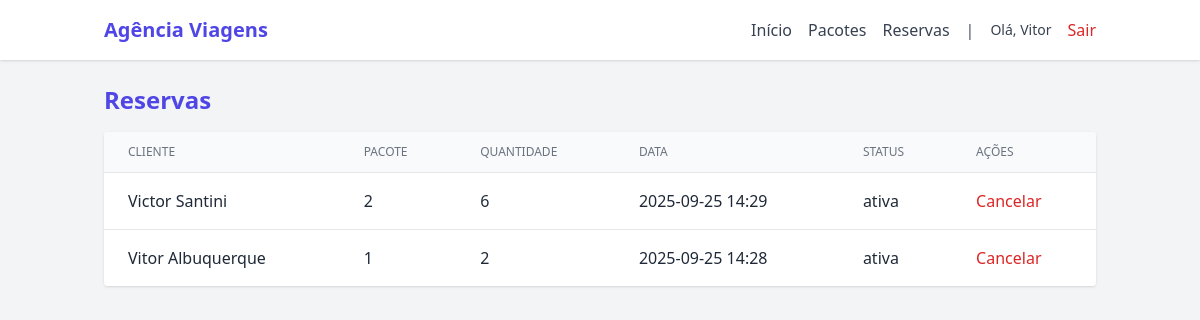
Screenshot of /reservas (signed in) with the database file from the repository.
### app/models.py (models this page shows)
class User(db.Model, UserMixin):
    id = db.Column(db.Integer, primary_key=True)
    nome = db.Column(db.String(150), nullable=False)
    email = db.Column(db.String(150), unique=True, nullable=False)
    senha = db.Column(db.String(200), nullable=False)
    perfil = db.Column(db.String(20), default="atendente")
    criado_em = db.Column(db.DateTime, default=datetime.utcnow)

class Reserva(db.Model):
    id = db.Column(db.Integer, primary_key=True)
    cliente_nome = db.Column(db.String(150), nullable=False)
    cliente_email = db.Column(db.String(150))
    cliente_telefone = db.Column(db.String(50))
    pacote_id = db.Column(db.Integer, db.ForeignKey("pacote.id"), nullable=False)
    usuario_id = db.Column(db.Integer, db.ForeignKey("user.id"), nullable=False)
    quantidade = db.Column(db.Integer, nullable=False, default=1)
    data_reserva = db.Column(db.DateTime, default=datetime.utcnow)
    status = db.Column(db.String(20), default="ativa")

### app/views.py (the view)
@app.route("/reservas")
@login_required
def gestao_reservas():
    reservas = Reserva.query.order_by(Reserva.data_reserva.desc()).all()
    return render_template("reservas.html", reservas=reservas)

### app/views.py (called while the page is built)
@login_manager.user_loader
def load_user(user_id):
    return User.query.get(int(user_id))

### app/templates/reservas.html (shortened to what this page needs)
{% extends "base.html" %}
{% block content %}
<h2 class="text-2xl font-bold text-indigo-600 mb-4">Reservas</h2>
<div class="bg-white rounded shadow overflow-hidden">
<table class="min-w-full divide-y divide-gray-200">
  <thead class="bg-gray-50">
    <tr>
      <th class="px-6 py-3 text-left text-xs font-medium text-gray-500 uppercase">Cliente</th>
      <th class="px-6 py-3 text-left text-xs font-medium text-gray-500 uppercase">Pacote</th>
      <th class="px-6 py-3 text-left text-xs font-medium text-gray-500 uppercase">Quantidade</th>
      <th class="px-6 py-3 text-left text-xs font-medium text-gray-500 uppercase">Data</th>
      <th class="px-6 py-3 text-left text-xs font-medium text-gray-500 uppercase">Status</th>
      <th class="px-6 py-3 text-left text-xs font-medium text-gray-500 uppercase">Ações</th>
    </tr>
  </thead>
  <tbody class="bg-white divide-y divide-gray-200">
    {% for r in reservas %}
    {% if r.status != 'cancelada' %}
    <tr>
      <td class="px-6 py-4 whitespace-nowrap">{{ r.cliente_nome }}</td>
      <td class="px-6 py-4 whitespace-nowrap">{{ r.pacote_id and (r.pacote_id | string) or '' }}</td>
      <td class="px-6 py-4 whitespace-nowrap">{{ r.quantidade }}</td>
      <td class="px-6 py-4 whitespace-nowrap">{{ r.data_reserva.strftime('%Y-%m-%d %H:%M') }}</td>
      <td class="px-6 py-4 whitespace-nowrap">{{ r.status }}</td>
      <td class="px-6 py-4 whitespace-nowrap">
        <form method="POST" action="{{ url_for('cancelar_reserva', id=r.id) }}" onsubmit="return confirm('Cancelar reserva?');">
          <button type="submit" class="text-red-600">Cancelar</button>
        </form>
      {% endif %}
      </td>
    </tr>
    {% endfor %}
  </tbody>
</table>
</div>
{% endblock %}

### app/templates/nav.html
<nav class="bg-white shadow">
  <div class="container mx-auto px-4 py-4 flex justify-between items-center">
    <a href="{{ url_for('index') }}" class="text-xl font-bold text-indigo-600">Agência Viagens</a>
    <div class="space-x-4 flex items-center">
      <a href="{{ url_for('index') }}" class="text-gray-700 hover:text-indigo-600">Início</a>
      <a href="{{ url_for('listar_pacotes') }}" class="text-gray-700 hover:text-indigo-600">Pacotes</a>
      <a href="{{ url_for('gestao_reservas') }}" class="text-gray-700 hover:text-indigo-600">Reservas</a>
      {% if current_user.is_authenticated %}
        <span class="text-gray-600">|</span>
        <span class="text-sm text-gray-700 mr-2">Olá, {{ current_user.nome }}</span>
        <a href="{{ url_for('logout') }}" class="text-red-600 hover:underline">Sair</a>
      {% else %}
        <a href="{{ url_for('login') }}" class="text-gray-700 hover:text-indigo-600">Login</a>
        <a href="{{ url_for('register') }}" class="text-gray-700 hover:text-indigo-600">Registrar</a>
      {% endif %}
    </div>
  </div>
</nav>

### rows the page displays
User: nome "Vitor"
Reserva: cliente_nome "Victor Santini", pacote "2", quantidade "6", data_reserva "2025-09-25 14:29", status "ativa"
Reserva: cliente_nome "Vitor Albuquerque", pacote "1", quantidade "2", data_reserva "2025-09-25 14:28", status "ativa"
